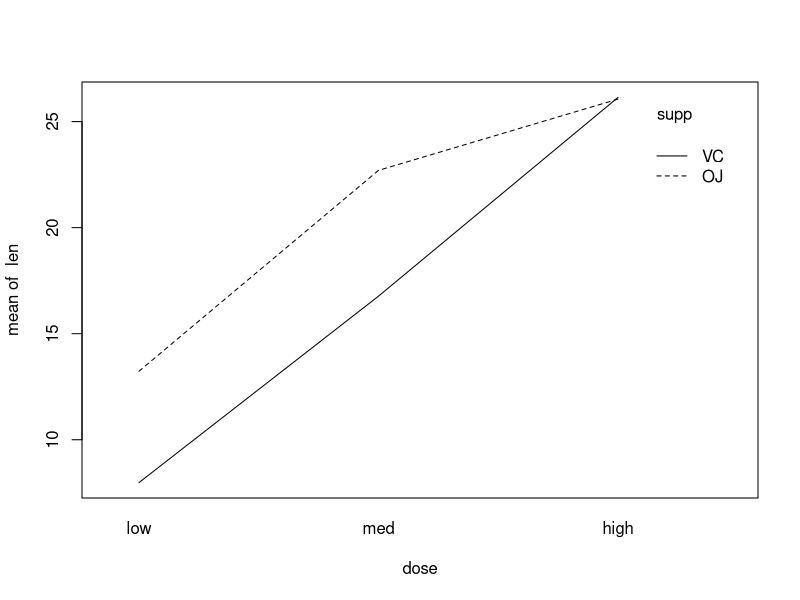
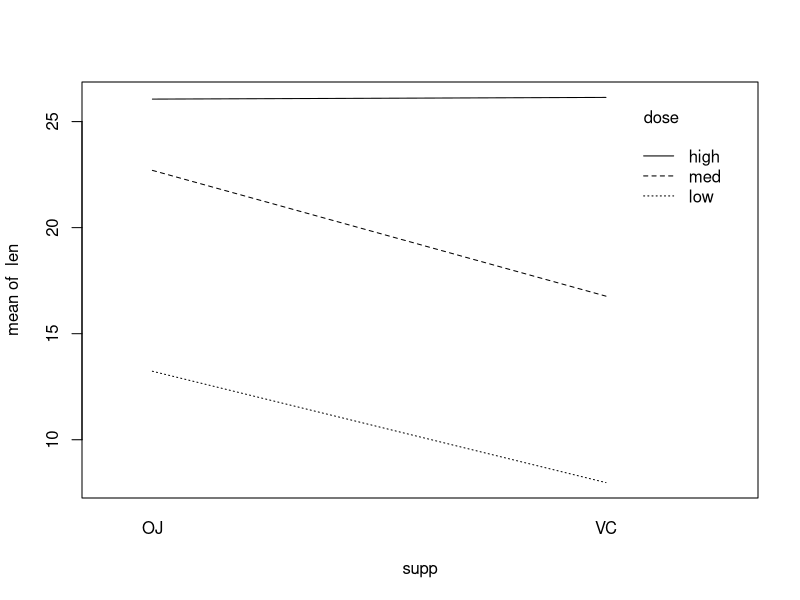
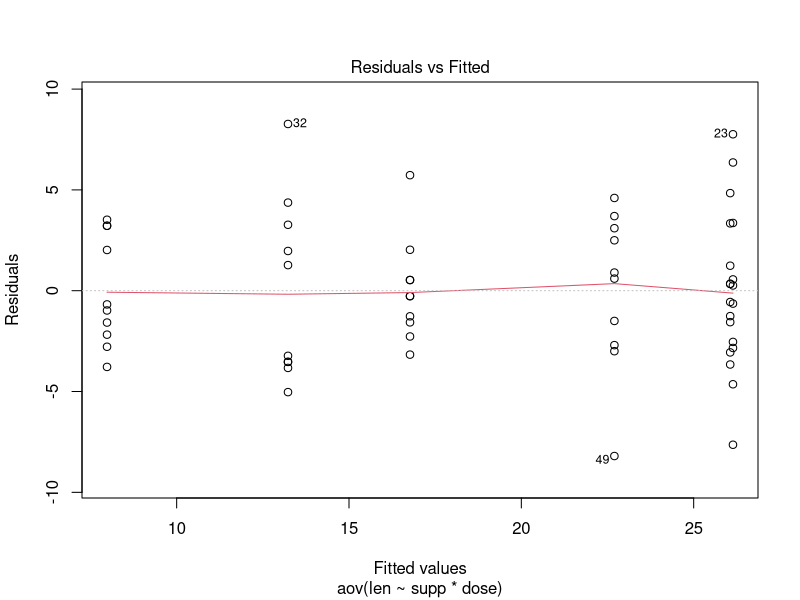
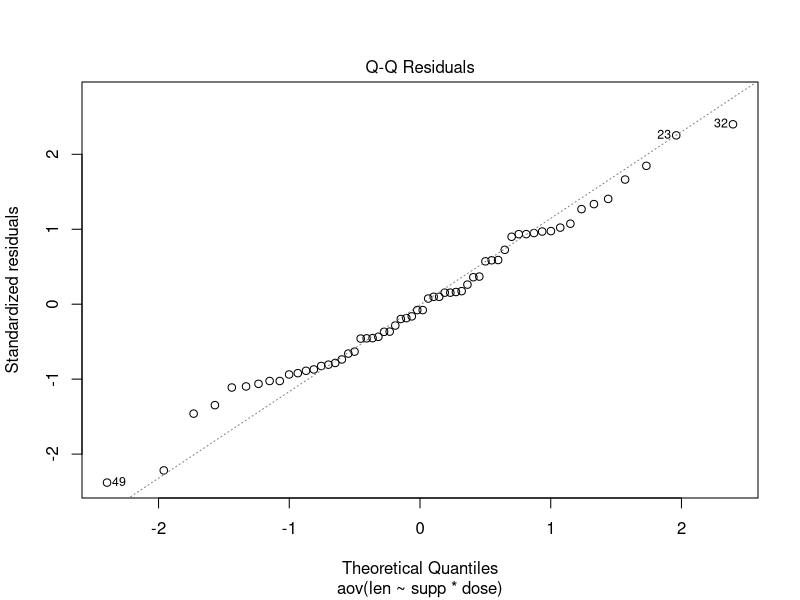
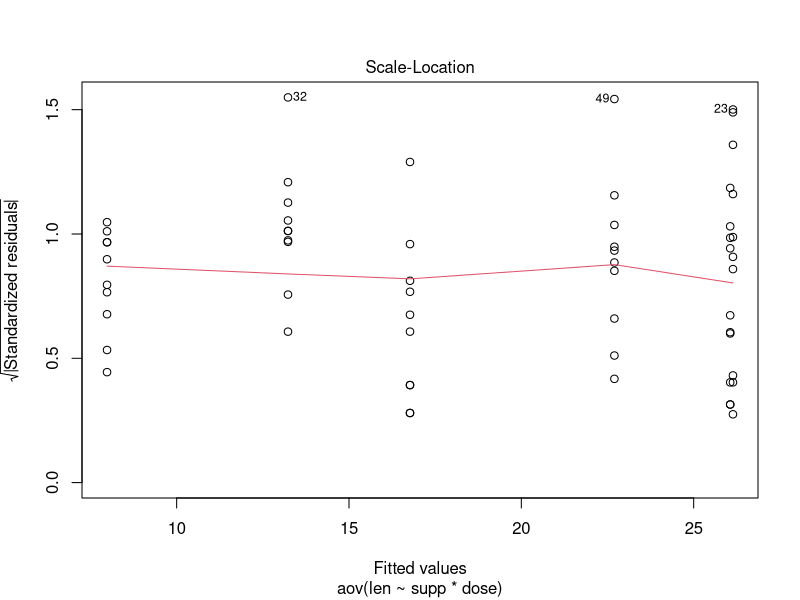
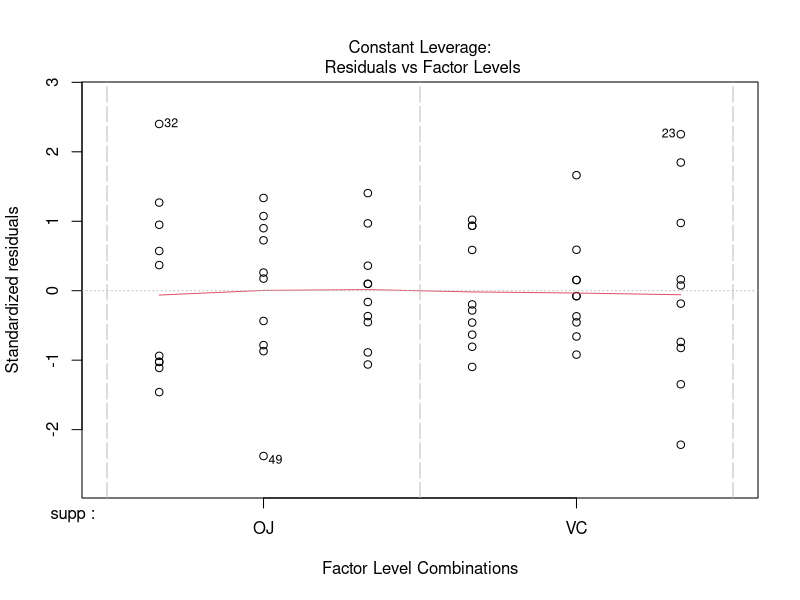

Write R code to recreate these figures, in order.
# What is presented in the following is based on R Tutorials by William B.King, Ph.D Coastal Carolina University Link: http://ww2.coastal.edu/kingw/statistics/R-tutorials/factorial.html

data("ToothGrowth")
str(ToothGrowth)
?ToothGrowth

# Make sure the predictors are all factors
ToothGrowth$dose = factor(ToothGrowth$dose, levels = c(0.5,1.0,2.0), labels = c('low', 'med', 'high'))

# Check 
str(ToothGrowth)
ToothGrowth[seq(1,60,5),]

# To check balance design
replications(len ~ supp*dose, data = ToothGrowth)
# Example of an unblanced design
replications(len ~ supp*dose, data = ToothGrowth[1:58,])
?replications

# Treatment means plot
with( ToothGrowth, interaction.plot(dose, supp, len))
with( ToothGrowth, interaction.plot(supp, dose, len))
?interaction.plot

# Numerical summaries
with(ToothGrowth, tapply(len, list(supp, dose), mean))
with(ToothGrowth, tapply(len, list(supp, dose), var))

# Fit anova model
aov.out = aov(len~supp*dose, data = ToothGrowth)
?aov

model.tables(aov.out, type = 'means', se = T)
model.tables(aov.out, type = 'effects', se = T)
?model.tables
summary(aov.out)

plot(aov.out)


